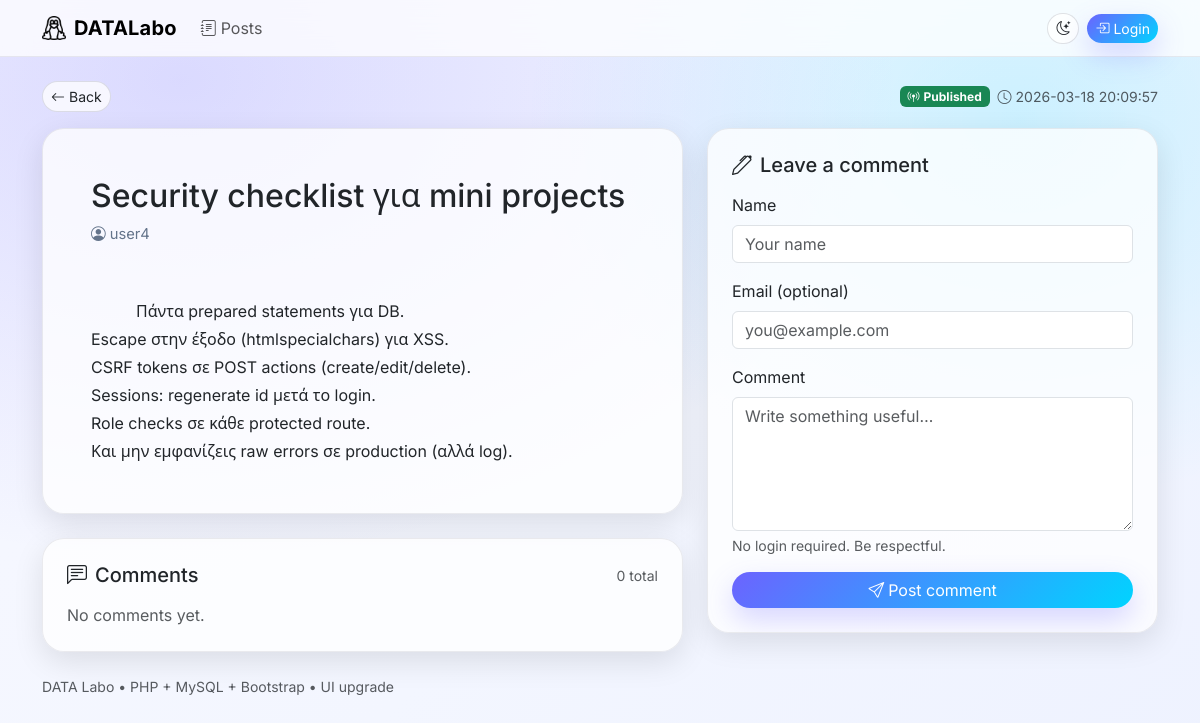
/public/Post_Show.php?post_id=15, run on the app's committed database.
### tables this page shows
CREATE TABLE IF NOT EXISTS posts (
    post_id INT UNSIGNED NOT NULL AUTO_INCREMENT,
    user_id INT UNSIGNED NOT NULL,
    post_title VARCHAR(254) NOT NULL,
    post_body MEDIUMTEXT NOT NULL,
    status ENUM('draft','published') NOT NULL DEFAULT 'draft',
    published_at DATETIME NULL,
    created_at TIMESTAMP NOT NULL DEFAULT CURRENT_TIMESTAMP,
    updated_at TIMESTAMP NULL DEFAULT NULL ON UPDATE CURRENT_TIMESTAMP,

    PRIMARY KEY (post_id),
    KEY idx_posts_user_id (user_id),
    KEY idx_posts_status_created_at (status, created_at),

    CONSTRAINT fk_posts_users
        FOREIGN KEY (user_id) REFERENCES users(user_id)
        ON DELETE CASCADE
        ON UPDATE CASCADE
);

CREATE TABLE IF NOT EXISTS users (
    user_id INT UNSIGNED NOT NULL AUTO_INCREMENT,
    user_name VARCHAR(254) NOT NULL,
    email VARCHAR(254) NULL,
    phone VARCHAR(20) NULL,
    role ENUM('user', 'admin') NOT NULL DEFAULT 'user',
    password_hash VARCHAR(255) NOT NULL,
    created_at TIMESTAMP NOT NULL DEFAULT CURRENT_TIMESTAMP,

    PRIMARY KEY (user_id),
    UNIQUE KEY uq_users_user_name (user_name)
);

### functions/databaseFunctions.php (called while the page is built, shortened)
<?php
function dbConfig(): array
{
    return [
        'host' => 'localhost',
        'user' => 'root',
        'pass' => '',
        'name' => 'database_labo',
        'port' => 3306,
    ];
}
function connectToDatabase(): mysqli
{
    $cfg = dbConfig();
    $conn = new mysqli($cfg['host'], $cfg['user'], $cfg['pass'], $cfg['name'], $cfg['port']);
    $conn->set_charset('utf8mb4');
    return $conn;
}
function inferParamTypes(array $params): string
{
    $types = '';
    foreach ($params as $p) {
        if (is_int($p)) $types .= 'i';
        elseif (is_float($p)) $types .= 'd';
        elseif (is_null($p)) $types .= 's';
        else $types .= 's';
    }
    return $types;
}
function dbSelectAll(string $sql, array $params = [], ?string $types = null): array
{
    $conn = connectToDatabase();
    $stmt = $conn->prepare($sql);
    if (!empty($params)) {
        $types = $types ?? inferParamTypes($params);
        $stmt->bind_param($types, ...$params);
    }
    $stmt->execute();
    $result = $stmt->get_result();
    $rows = [];
    while ($row = $result->fetch_assoc()) {
        $rows[] = $row;
    }
    return $rows;
}
function dbSelectOne(string $sql, array $params = [], ?string $types = null): ?array
{
    $rows = dbSelectAll($sql, $params, $types);
    return $rows[0] ?? null;
}

### public/Post_Show.php (the view, shortened to what this page needs)
<?php
require_once __DIR__ . '/../functions/databaseFunctions.php';
$postId = isset($_GET['post_id']) ? (int)$_GET['post_id'] : 0;
$post = dbSelectOne(
  "SELECT p.post_id, p.user_id, p.post_title, p.post_body, p.status, p.created_at, p.updated_at, u.user_name AS author
   FROM posts p
   JOIN users u ON u.user_id = p.user_id
   WHERE p.post_id = ?
   LIMIT 1",
  [$postId]
);
$comments = dbSelectAll(
  "SELECT comment_id, author_name, author_email, comment_body, created_at
   FROM comments
   WHERE post_id = ?
   ORDER BY created_at DESC, comment_id DESC",
  [$postId],
  "i"
);
require __DIR__ . '/_header.php';
$isPublished = ($post['status'] === 'published');
?>
<div class="d-flex justify-content-between align-items-center mb-3">
  <a class="btn btn-soft btn-sm" href="Posts_List.php" data-spinner="1">
    <i class="bi bi-arrow-left me-1"></i>Back
  </a>
  <div class="d-flex gap-2 align-items-center">
    <?php if ($isPublished): ?>
      <span class="badge text-bg-success"><i class="bi bi-broadcast-pin me-1"></i>Published</span>
    <?php else: ?>
      <span class="badge text-bg-secondary"><i class="bi bi-eye-slash me-1"></i>Draft</span>
    <?php endif; ?>
    <span class="text-muted small d-none d-md-inline">
      <i class="bi bi-clock me-1"></i><?= htmlspecialchars((string)$post['created_at']) ?>
    </span>
  </div>
</div>
<div class="row g-4">
  <div class="col-12 col-lg-7">
    <article class="card bl-card">
      <div class="card-body p-4 p-lg-5">
        <h1 class="h2 fw-black mb-2"><?= htmlspecialchars((string)$post['post_title']) ?></h1>
        <div class="bl-meta mb-4">
          <i class="bi bi-person-circle me-1"></i><?= htmlspecialchars((string)$post['author']) ?>
        </div>
        <div style="white-space: pre-wrap; line-height: 1.75;">
          <?= htmlspecialchars((string)$post['post_body']) ?>
        </div>
      </div>
    </article>
    <section id="comments" class="mt-4">
      <div class="card bl-card">
        <div class="card-body p-4">
          <div class="d-flex justify-content-between align-items-center mb-3">
            <h2 class="h5 mb-0"><i class="bi bi-chat-left-text me-2"></i>Comments</h2>
            <span class="text-muted small"><?= count($comments) ?> total</span>
          </div>
          <?php if (empty($comments)): ?>
            <div class="text-muted">No comments yet.</div>
          <?php endif; ?>
        </div>
      </div>
    </section>
  </div>
  <div class="col-12 col-lg-5">
    <div class="card bl-card">
      <div class="card-body p-4">
        <h2 class="h5 mb-3"><i class="bi bi-pen me-2"></i>Leave a comment</h2>
        <?php if (!$isPublished): ?>
          <div class="bl-glass p-3">
            <i class="bi bi-lock me-1"></i>Comments are disabled for draft posts.
          </div>
        <?php else: ?>
          <form method="POST" action="servers/comment_create.php" class="vstack gap-3">
            <div>
              <label class="form-label">Name</label>
              <input class="form-control" name="author_name" maxlength="80" required placeholder="Your name">
            </div>
            <div>
              <label class="form-label">Email (optional)</label>
              <input class="form-control" name="author_email" maxlength="120" placeholder="you@example.com">
            </div>
            <div>
              <label class="form-label">Comment</label>
              <textarea class="form-control" name="comment_body" rows="5" maxlength="1000" required placeholder="Write something useful…"></textarea>
              <div class="form-text">No login required. Be respectful.</div>
            </div>
            <button class="btn btn-gradient" type="submit">
              <i class="bi bi-send me-1"></i>Post comment
            </button>
          </form>
        <?php endif; ?>
      </div>
    </div>
  </div>
</div>
<?php require __DIR__ . '/_footer.php'; ?>

### public/assets/css/app.css (style rules this page uses)
:root { --bl-bg-1:#0b1020; --bl-bg-2:#1b1f3a; --bl-accent:#6C63FF; --bl-accent-2:#00D4FF; --bl-success:#22c55e; --bl-warning:#f59e0b; --bl-danger:#ef4444; --bl-surface: rgba(255,255,255,.10); --bl-surface-2: rgba(255,255,255,.14); --bl-border: rgba(255,255,255,.18); --bl-text:#0f172a; --bl-muted:#64748b; --bl-radius:16px; --bl-radius-lg:22px; --bl-shadow: 0 18px 50px rgba(0,0,0,.18); --bl-shadow-soft: 0 10px 30px rgba(0,0,0,.10); --bl-transition: 220ms ease; }
html,body { height:100%; }
body { background: radial-gradient(1200px 800px at 15% 10%, rgba(108,99,255,.20), transparent 60%), radial-gradient(900px 700px at 85% 15%, rgba(0,212,255,.16), transparent 55%), linear-gradient(135deg, #f7f8ff, #f3f6ff 55%, #eef2ff); color: var(--bl-text); }
.btn { border-radius: 999px; transition: transform var(--bl-transition), box-shadow var(--bl-transition), background var(--bl-transition); }
.btn-gradient { border: none; color: #fff !important; background: linear-gradient(135deg, var(--bl-accent), var(--bl-accent-2)); box-shadow: 0 12px 28px rgba(108,99,255,.25); }
.btn-soft { border: 1px solid rgba(15,23,42,.12); background: rgba(255,255,255,.75); }
.card.bl-card { border: 1px solid rgba(15,23,42,.08); border-radius: var(--bl-radius-lg); overflow: hidden; box-shadow: var(--bl-shadow-soft); transition: transform var(--bl-transition), box-shadow var(--bl-transition); background: rgba(255,255,255,.75); }
.bl-meta { color: var(--bl-muted); font-size: .92rem; }

### public/_header.php (style rules this page uses)
body { font-family: Inter, system-ui, -apple-system, Segoe UI, Roboto, Arial, sans-serif; }

### data on the page
posts: created_at "2026-03-18 20:09:57", post_title "Security checklist για mini projects", user.user_name "user4", post_body "Πάντα prepared statements για DB. Escape στην έξοδο (htmlspecialchars) για XSS. CSRF tokens σε POST actions (create/edit/delete). Sessions: regenerate id μετά το login. Role checks σε κάθε protected route. Και μην εμφανίζεις raw errors σε production (αλλά log)."

### other printed values
count($comments) "0"
